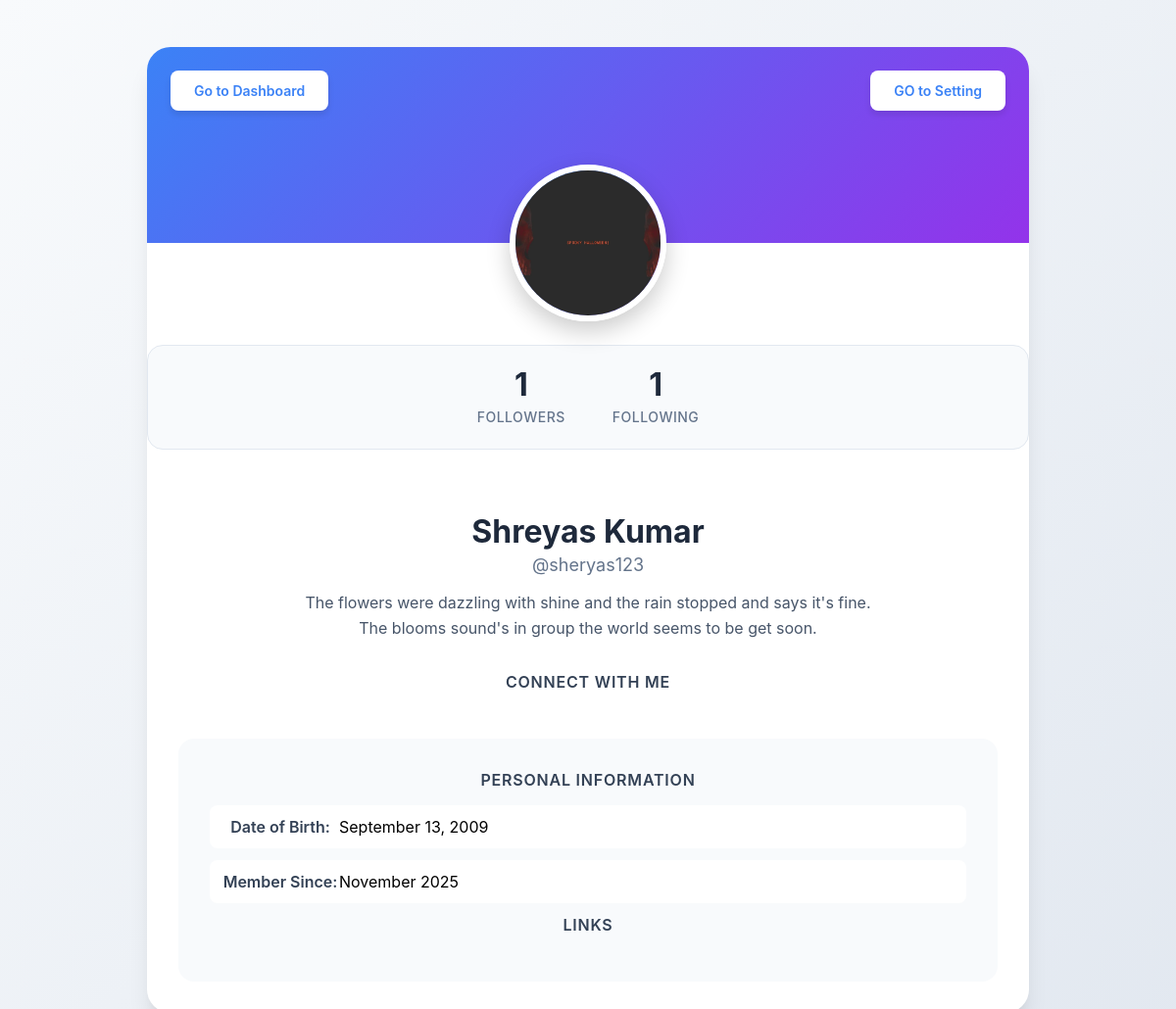
The app's page /blogs/profile/ (signed in) with its own data.
### blog/models.py (models this page shows, shortened)
class Profile(models.Model):
    VISIBILITY_CHOICES = [
        ('public', 'Public'),
        ('followers', 'Followers Only'),
        ('private', 'Private'),
    ]
    user = models.OneToOneField(
        User,
        on_delete=models.CASCADE,
        related_name='profile'
    )
    name = models.CharField(max_length=150, blank=True, null=True)
    bio = models.TextField(max_length=300, blank=True, null=True)
    date_of_birth = models.DateField(blank=True, null=True)
    profile_picture = models.ImageField(
        upload_to='profiles/',
        default='default_pic.png',
        blank=True,
        null=True
    )
    website = models.URLField(blank=True, null=True)
    twitter = models.URLField(blank=True, null=True)
    linkedin = models.URLField(blank=True, null=True)
    github = models.URLField(blank=True, null=True)
    instagram = models.URLField(blank=True, null=True)
    profile_visibility = models.CharField(
        max_length=10,
        choices=VISIBILITY_CHOICES,
        default='public'
    )
    created_at = models.DateTimeField(auto_now_add=True)
    updated_at = models.DateTimeField(auto_now=True)

### blog/views.py (the view)
# urls.py: path('profile/', views.profile_view, name='profile'),
@login_required
def profile_view(request):
    profile = request.user.profile
    user_obj = request.user  # This is key
    followers_count = Follow.objects.filter(following=user_obj, is_approved=True).count()
    following_count = Follow.objects.filter(follower=user_obj, is_approved=True).count()
    return render(request, 'blog/view_profile.html', {
        'profile': profile,
        'followers_count': followers_count,
        'following_count': following_count,
    })

### blog/templates/blog/view_profile.html (shortened to what this page needs)
{% load static %}
<!DOCTYPE html>
<html lang="en">
<head>
    <link rel="stylesheet" href="{% static 'blog/css/view_profile.css' %}">
</head>
<body>
    <div class="container">
        <div class="profile-card">
            <div class="profile-header">
                <a href="{% url 'blogs' %}" class="dashboard-button">Go to Dashboard</a>
                <a href="{% url 'setting' %}" class="edit-button">GO to Setting</a>
            </div>
            <div class="profile-avatar-section">
                <div class="profile-avatar">
                    {% if profile.profile_picture %}
                        <img src="{{ profile.profile_picture.url }}" alt="{{ profile.name }}">
                    {% else %}
                        <img src="{% static 'images/default_profile.png' %}" alt="Default Profile">
                    {% endif %}
                </div>
            </div>
            <div class="follow-stats-container">
                <div class="follow-stat">
                    <span class="follow-count" id="followers-count">{{ followers_count|default:0 }}</span>
                    <span class="follow-label">Followers</span>
                </div>
                <div class="follow-stat">
                    <span class="follow-count" id="following-count">{{ following_count|default:0 }}</span>
                    <span class="follow-label">Following</span>
                </div>
            </div>
            <div class="profile-content">
                <h1 class="profile-name">{{ profile.name|default:profile.user.username }}</h1>
                <p class="profile-username">@{{ profile.user.username }}</p>
                {% if profile.bio %}
                    <p class="profile-bio">{{ profile.bio }}</p>
                {% endif %}
                <div class="social-section">
                    <h3 class="info-title">Connect With Me</h3>
                </div>
                <div class="profile-info">
                    <h3 class="info-title">Personal Information</h3>
                    <div class="info-item">
                        <span class="info-label">Date of Birth:</span>
                        <span class="info-value">
                            {% if profile.date_of_birth %}
                                {{ profile.date_of_birth|date:"F j, Y" }}
                            {% else %}
                                Not provided
                            {% endif %}
                        </span>
                    </div>
                    <div class="info-item">
                        <span class="info-label">Member Since:</span>
                        <span class="info-value">{{ profile.created_at|date:"F Y" }}</span>
                    </div>
                    <div class="info-section">
                        <h3 class="info-title">Links</h3>
                    </div>
                </div>
            </div>
        </div>
    </div>
</body>
</html>

### blog/static/blog/css/view_profile.css (style rules this page uses)
* { margin: 0; padding: 0; box-sizing: border-box; }
body { font-family: -apple-system, BlinkMacSystemFont, 'Segoe UI', Roboto, Oxygen, Ubuntu, Cantarell, sans-serif; background: linear-gradient(135deg, #f8fafc 0%, #e2e8f0 100%); min-height: 100vh; padding: 3rem 1rem; }
.container { max-width: 900px; margin: 0 auto; }
.profile-card { background: white; border-radius: 1.5rem; box-shadow: 0 20px 25px -5px rgba(0, 0, 0, 0.1), 0 10px 10px -5px rgba(0, 0, 0, 0.04); overflow: hidden; transition: all 0.3s ease; }
.profile-header { background: linear-gradient(135deg, #3b82f6 0%, #9333ea 100%); height: 200px; position: relative; }
.edit-button, .dashboard-button { position: absolute; top: 1.5rem; background: white; color: #3b82f6; padding: 0.75rem 1.5rem; border-radius: 0.5rem; font-weight: 600; font-size: 0.875rem; cursor: pointer; border: none; text-decoration: none; box-shadow: 0 4px 6px rgba(0, 0, 0, 0.1); transition: all 0.3s ease; }
.edit-button { right: 1.5rem; }
.dashboard-button { left: 1.5rem; }
.profile-avatar-section { position: relative; text-align: center; margin-top: -80px; }
.profile-avatar { width: 160px; height: 160px; border-radius: 50%; border: 6px solid white; margin: 0 auto; background: linear-gradient(135deg, #60a5fa 0%, #a78bfa 100%); display: flex; align-items: center; justify-content: center; overflow: hidden; box-shadow: 0 10px 25px rgba(0, 0, 0, 0.2); }
.profile-avatar img { width: 100%; height: 100%; object-fit: cover; }
.profile-content { padding: 2rem; text-align: center; }
.profile-name { font-size: 2rem; font-weight: bold; color: #1e293b; margin-bottom: 0.25rem; word-break: break-word; }
.profile-username { font-size: 1.125rem; color: #64748b; margin-bottom: 1rem; }
.profile-bio { color: #475569; line-height: 1.6; max-width: 600px; margin: 0 auto 2rem; font-size: 1rem; word-wrap: break-word; }
.social-section { margin-bottom: 2rem; }
.info-title { font-size: 1rem; font-weight: 600; color: #334155; text-transform: uppercase; letter-spacing: 0.05em; margin-bottom: 1rem; text-align: center; }
.profile-info { background: #f8fafc; border-radius: 1rem; padding: 2rem; }
.info-item { display: flex; flex-wrap: wrap; align-items: center; justify-content: flex-start; padding: 0.75rem; background: white; border-radius: 0.5rem; margin-bottom: 0.75rem; transition: all 0.3s ease; word-break: break-word; }
.info-label { font-weight: 600; color: #334155; min-width: 120px; }

### blog/templates/blog/view_profile.html (style rules this page uses)
.follow-stats-container { display: flex; justify-content: center; gap: 3rem; margin: 1.5rem 0 2rem; padding: 1.5rem; background: #f8fafc; border-radius: 1rem; border: 1px solid #e2e8f0; }
.follow-stat { display: flex; flex-direction: column; align-items: center; gap: 0.5rem; }
.follow-count { font-size: 2rem; font-weight: 700; color: #1e293b; line-height: 1; }
.follow-label { font-size: 0.875rem; color: #64748b; font-weight: 500; text-transform: uppercase; letter-spacing: 0.5px; }

### records on screen
Profile: profile_picture (picture), name "Shreyas Kumar", user.username "sheryas123", bio "The flowers were dazzling with shine and the rain stopped and says it's fine. The blooms sound's in group the world seems to be get soon.", date_of_birth "September 13, 2009", created_at "November 2025"

### other values on screen
{{ followers_count|default:0 }} "1"
{{ following_count|default:0 }} "1"
